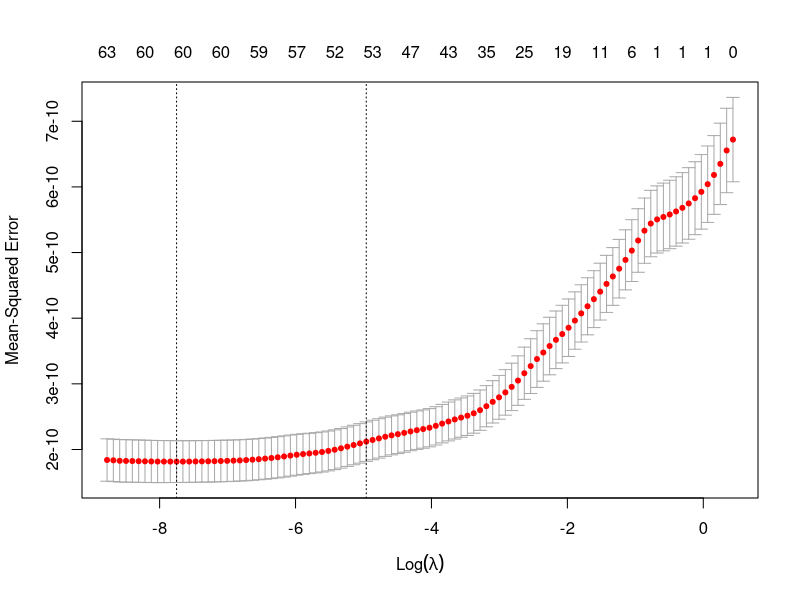

Reproduce this figure in R.
## ---- chunk 1
library(glmnet)
library(AER)
?Fatalities
data(Fatalities)
F=na.omit(Fatalities)
## ---- chunk 2
F$afatal_rate=F$afatal/F$pop
## ---- chunk 3
OUT=lm(afatal_rate~spirits+unemp+income+beertax+baptist+mormon+drinkage+dry+youngdrivers
       +miles+breath+jail+service+pop+state+year,data=F)
summary(OUT)
## ---- chunk 4
w=coef(OUT)[-1] # not penalizing the intercept
w=1/abs(w)
## ---- chunk 5
y=F$afatal_rate
x=model.matrix(afatal_rate~spirits+unemp+income+beertax+baptist
               +mormon+drinkage+dry+youngdrivers+miles+breath+jail
               +service+pop+state+year,F)[,-1] # drop the intercept
## ---- chunk 6
set.seed(1)
CV=cv.glmnet(x,y,alpha=1,family="gaussian",penalty.factor=w,standardize=FALSE)
plot(CV)
## ---- chunk 7
coef(CV,s=CV$lambda.1se)
